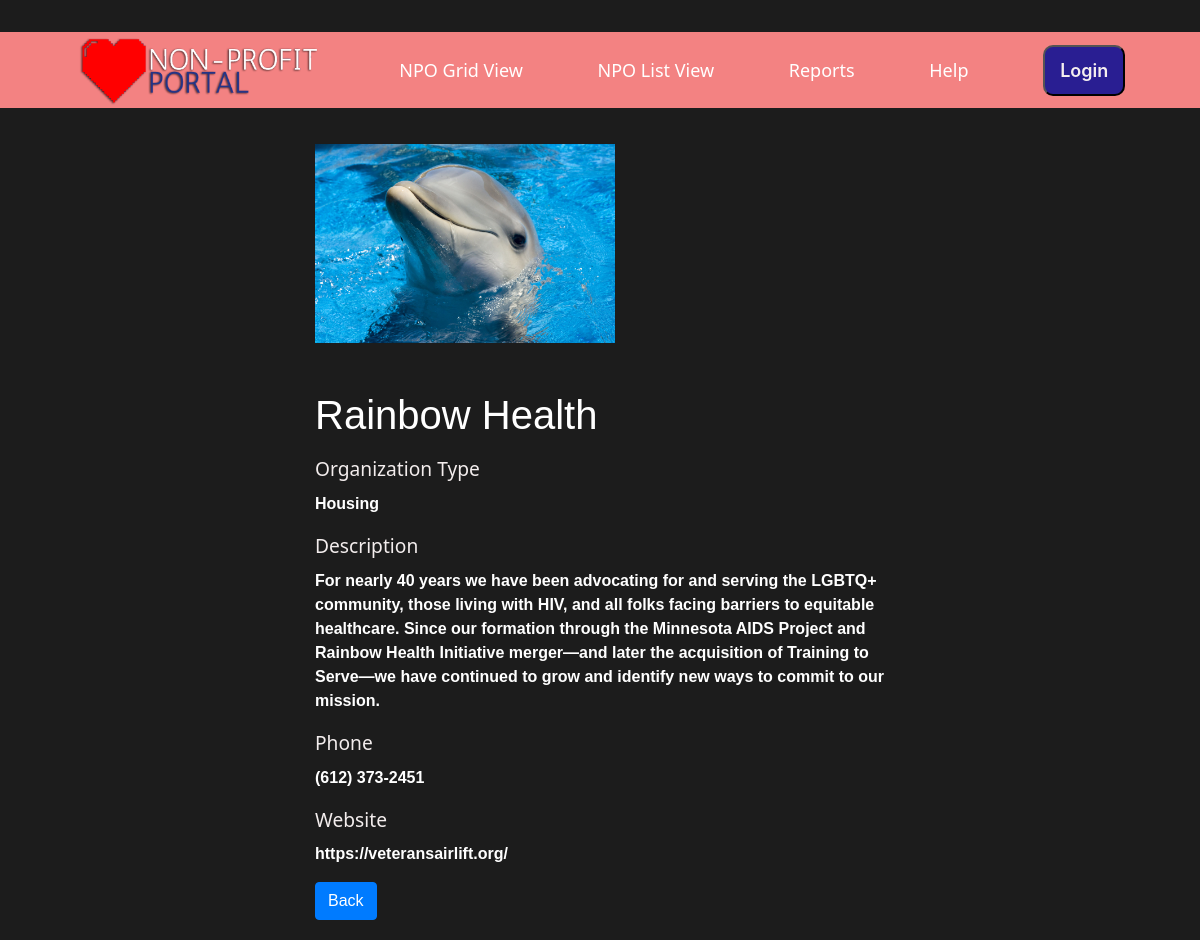
The app's page /view-npo.php?id=6 with its own data.
### tables this page shows
CREATE TABLE `organization` (
  `id` int(11) NOT NULL,
  `name` varchar(255) NOT NULL,
  `type` varchar(100) NOT NULL,
  `description` text NOT NULL,
  `address` varchar(255) NOT NULL,
  `city` varchar(100) NOT NULL,
  `state` varchar(100) NOT NULL,
  `country` varchar(100) NOT NULL DEFAULT 'United States',
  `email` varchar(255) NOT NULL,
  `phone` varchar(20) NOT NULL,
  `website` varchar(500) NOT NULL,
  `logo_url` varchar(500) NOT NULL,
  `logo` varchar(500) NOT NULL,
  `creation_date` timestamp NOT NULL DEFAULT current_timestamp() ON UPDATE current_timestamp(),
  `last_updated` timestamp NULL DEFAULT NULL,
  `created_by` int(11) NOT NULL
);

### view-npo.php (the view, shortened to what this page needs)
<!DOCTYPE html>
<html lang="en">
<head>
    <link rel="stylesheet" href="https://stackpath.bootstrapcdn.com/bootstrap/4.5.2/css/bootstrap.min.css">
    <link href="./styles.css" rel="stylesheet" type="text/css" media="all" />
    <link rel="stylesheet" type="text/css" href="//cdn.datatables.net/1.10.12/css/jquery.dataTables.css">
</head>
<body style="background-color: #1c1c1c">
    <?php
    if (isset($_GET["id"])) {
        require_once "connection.php";
        include "header.php";
        $npo_id = $_GET["id"];
        $npo_logo = "";
        $npo_name = "";
        $npo_type = "";
        $npo_description = "";
        $npo_phone = "";
        $npo_website = "";
        $conn = new mysqli($dbhost, $dbuser, $dbpass, $dbname);
        $conn->set_charset("utf8");
        $sql = "SELECT * FROM organization WHERE id={$npo_id}";
        $result = $conn->query($sql);
        while ($row = mysqli_fetch_assoc($result)) {
            $npo_logo = $row["logo"];
            $npo_name = $row["name"];
            $npo_type = $row["type"];
            $npo_description = $row["description"];
            $npo_phone = $row["phone"];
            $npo_website = $row["website"];
        }
    }
    ?>
    <div class="wrapper">
        <div class="container-fluid">
            <div class="row">
                <div class="col-md-12">
                <div class="form-group">
                <p><b><?php echo '<img src="logos/'.$npo_logo.'" style="max-width: 300px;">'; ?></b></p>
                    </div>
                    <h1 class="mt-5 mb-3"><?php echo $npo_name; ?></h1>
                    <div class="form-group">
                        <label> Organization Type </label>
                        <p><b><?php echo $npo_type; ?></b></p>
                    </div>
                    <div class="form-group">
                        <label>Description</label>
                        <p><b><?php echo $npo_description; ?></b></p>
                    </div>
                    <div class="form-group">
                        <label>Phone</label>
                        <p><b><?php echo $npo_phone; ?></b></p>
                    </div>
                    <div class="form-group">
                        <label>Website</label>
                        <p><b><?php echo $npo_website; ?></b></p>
                    </div>
                    <p><a href="index.php" class="btn btn-primary">Back</a>
                </div>
            </div>
        </div>
    </div>
</body>
</html>

### styles.css (style rules this page uses)
.wrapper { display: flex; justify-content: center; align-items: center; height: 100vh; }
label { color:#f3eded; font-family:'Segoe UI', Tahoma, Geneva, Verdana, sans-serif; font-size: 1.2em; }
h1 { font-family:'Franklin Gothic Medium', 'Arial Narrow', Arial, sans-serif; color:#FFFFFF; }
p { font-family: 'Franklin Gothic Medium', 'Arial Narrow', Arial, sans-serif; color:#ffffff; }

### view-npo.php (style rules this page uses)
.wrapper { width: 50%; margin: 0 auto; }

### records on screen
organization: logo (placeholder picture), name "Rainbow Health", type "Housing", description "For nearly 40 years we have been advocating for and serving the LGBTQ+ community, those living with HIV, and all folks facing barriers to equitable healthcare. Since our formation through the Minnesota AIDS Project and Rainbow Health Initiative merger—and later the acquisition of Training to Serve—we have continued to grow and identify new ways to commit to our mission.", phone "(612) 373-2451", website "https://veteransairlift.org/"
